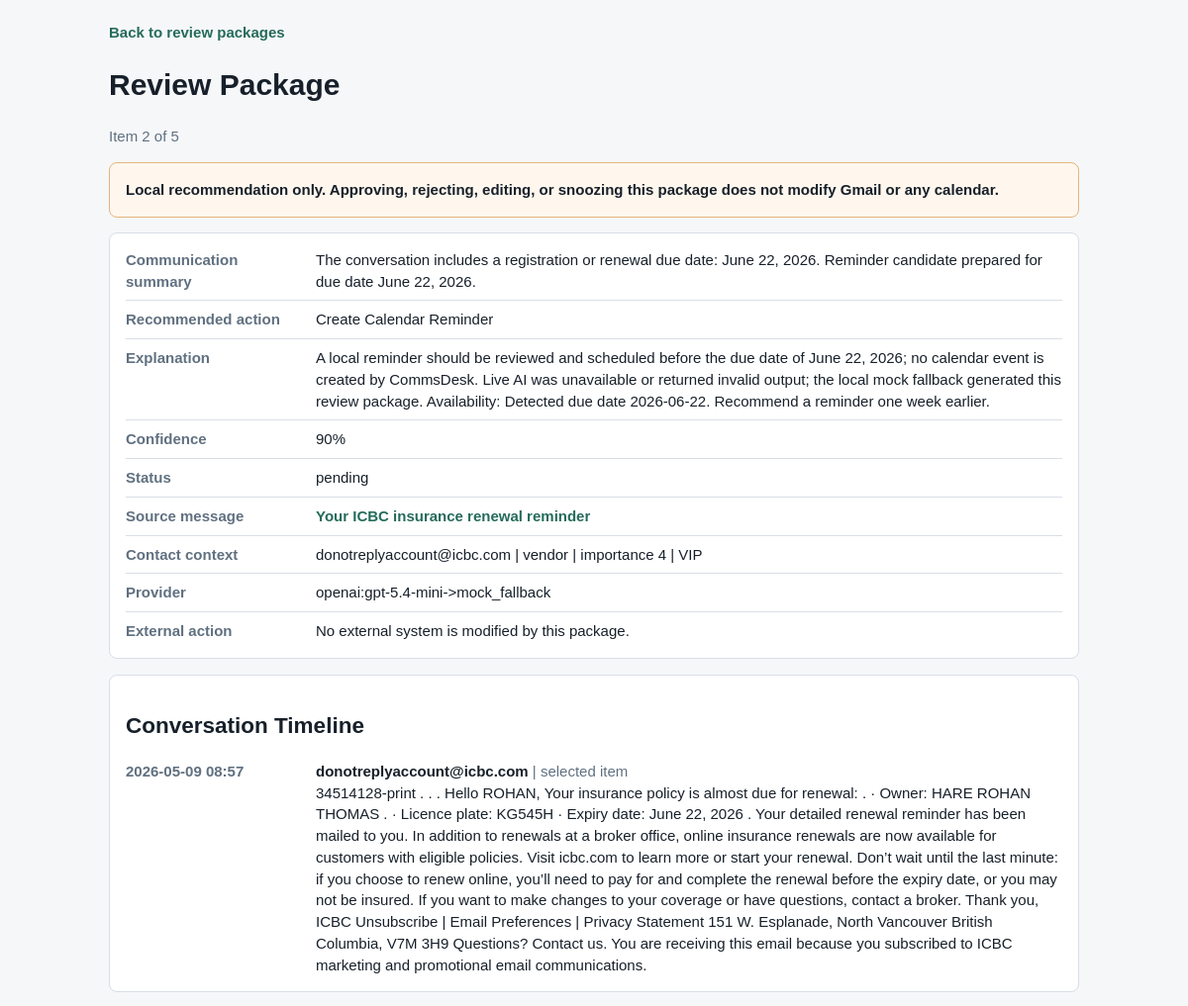
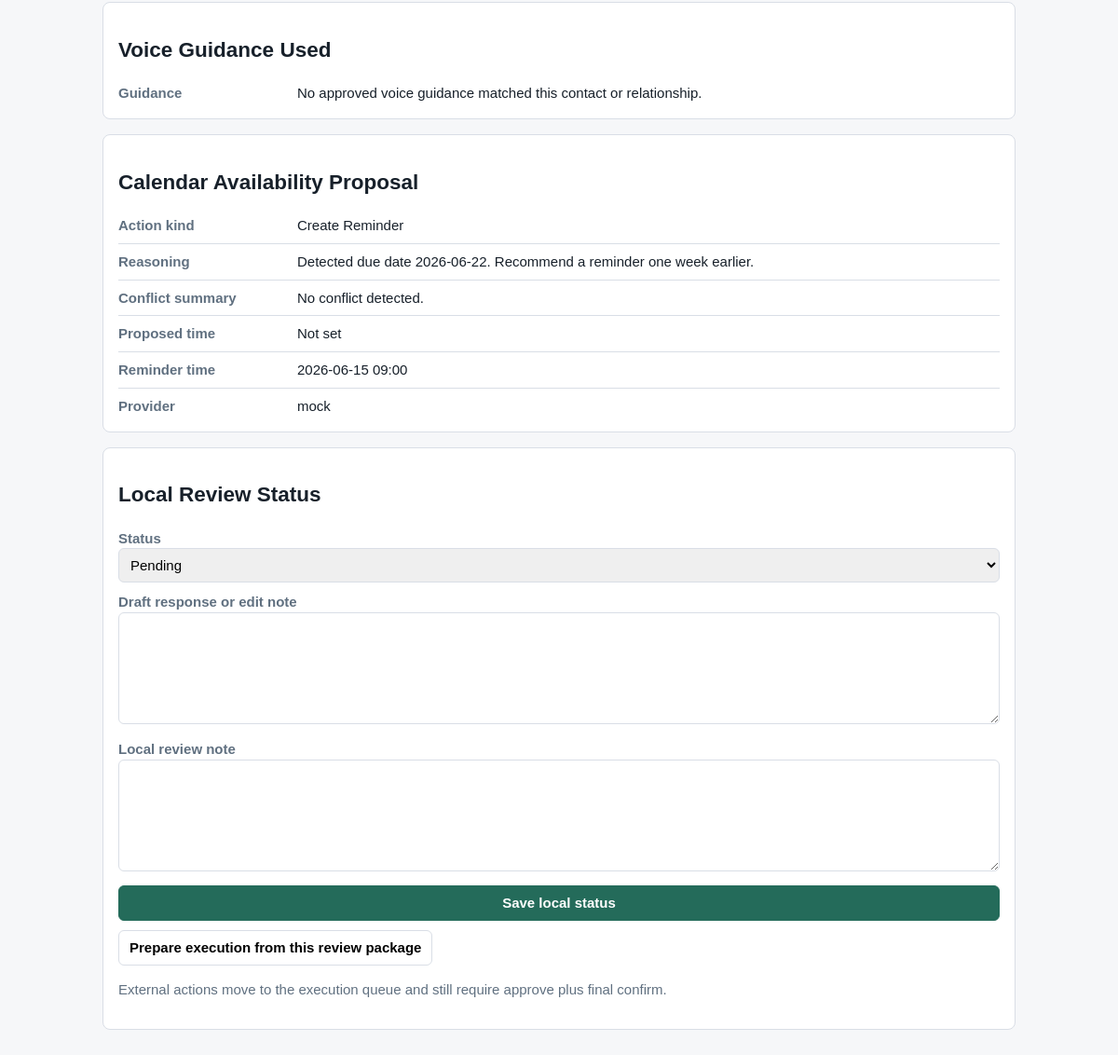
The page /review-packages/3 on the database its author committed (2 pictures, top to bottom).
### app/models/entities.py (models this page shows)
class ConversationSummary(Base):
    __tablename__ = "conversation_summaries"
    __table_args__ = (UniqueConstraint("thread_id", name="uq_conversation_summaries_thread"),)
    id: Mapped[int] = mapped_column(primary_key=True)
    thread_id: Mapped[int] = mapped_column(ForeignKey("message_threads.id"), index=True)
    summary_text: Mapped[str] = mapped_column(Text)
    detected_due_date: Mapped[str | None] = mapped_column(String(100))
    provider_name: Mapped[str] = mapped_column(String(100), default="mock")
    created_at: Mapped[datetime] = mapped_column(DateTime(timezone=True), default=utcnow)
    updated_at: Mapped[datetime] = mapped_column(
        DateTime(timezone=True), default=utcnow, onupdate=utcnow
    )
    thread: Mapped[MessageThread] = relationship()

class ProposedActionReviewPackage(Base):
    __tablename__ = "proposed_action_review_packages"
    __table_args__ = (
        UniqueConstraint("message_id", name="uq_review_packages_message"),
        Index("ix_review_packages_thread_created", "thread_id", "created_at"),
    )
    id: Mapped[int] = mapped_column(primary_key=True)
    thread_id: Mapped[int] = mapped_column(ForeignKey("message_threads.id"), index=True)
    message_id: Mapped[int] = mapped_column(ForeignKey("messages.id"), index=True)
    conversation_summary_id: Mapped[int | None] = mapped_column(
        ForeignKey("conversation_summaries.id")
    )
    action_type: Mapped[ProposedActionType] = mapped_column(Enum(ProposedActionType))
    explanation: Mapped[str] = mapped_column(Text)
    confidence: Mapped[Decimal] = mapped_column(Numeric(5, 4), default=Decimal("0.0"))
    draft_response: Mapped[str | None] = mapped_column(Text)
    status: Mapped[ReviewPackageStatus] = mapped_column(
        Enum(ReviewPackageStatus), default=ReviewPackageStatus.PENDING
    )
    user_note: Mapped[str | None] = mapped_column(Text)
    snoozed_until: Mapped[datetime | None] = mapped_column(DateTime(timezone=True))
    provider_name: Mapped[str] = mapped_column(String(100), default="mock")
    is_external_action: Mapped[bool] = mapped_column(Boolean, default=False)
    created_at: Mapped[datetime] = mapped_column(DateTime(timezone=True), default=utcnow)
    updated_at: Mapped[datetime] = mapped_column(
        DateTime(timezone=True), default=utcnow, onupdate=utcnow
    )
    thread: Mapped[MessageThread] = relationship()
    message: Mapped[Message] = relationship()
    conversation_summary: Mapped[ConversationSummary | None] = relationship()
    calendar_proposals: Mapped[list[CalendarActionProposal]] = relationship(
        back_populates="review_package", cascade="all, delete-orphan"
    )

class Message(Base):
    __tablename__ = "messages"
    __table_args__ = (
        UniqueConstraint("source_type", "source_message_id", name="uq_message_source"),
    )
    id: Mapped[int] = mapped_column(primary_key=True)
    thread_id: Mapped[int] = mapped_column(ForeignKey("message_threads.id"), index=True)
    source_type: Mapped[str] = mapped_column(String(50))
    source_message_id: Mapped[str] = mapped_column(String(255))
    sender_display_name: Mapped[str | None] = mapped_column(String(255))
    sender_email: Mapped[str | None] = mapped_column(String(255), index=True)
    source_channel: Mapped[str | None] = mapped_column(String(50))
    source_confidence: Mapped[Decimal] = mapped_column(Numeric(4, 3), default=Decimal("1.000"))
    recipient_emails: Mapped[str | None] = mapped_column(Text)
    cc_emails: Mapped[str | None] = mapped_column(Text)
    received_at: Mapped[datetime] = mapped_column(DateTime(timezone=True), default=utcnow)
    subject: Mapped[str | None] = mapped_column(String(500))
    snippet: Mapped[str | None] = mapped_column(Text)
    body_text: Mapped[str | None] = mapped_column(Text)
    body_stored_mode: Mapped[BodyStoredMode] = mapped_column(
        Enum(BodyStoredMode), default=BodyStoredMode.SNIPPET_ONLY
    )
    is_unread: Mapped[bool] = mapped_column(Boolean, default=True)
    has_attachments: Mapped[bool] = mapped_column(Boolean, default=False)
    created_at: Mapped[datetime] = mapped_column(DateTime(timezone=True), default=utcnow)
    thread: Mapped[MessageThread] = relationship()

class Contact(Base):
    __tablename__ = "contacts"
    id: Mapped[int] = mapped_column(primary_key=True)
    display_name: Mapped[str | None] = mapped_column(String(255))
    primary_email: Mapped[str | None] = mapped_column(String(255), unique=True)
    primary_phone: Mapped[str | None] = mapped_column(String(50))
    relationship_type: Mapped[str | None] = mapped_column(String(50))
    importance_tier: Mapped[int] = mapped_column(Integer, default=1)
    is_vip: Mapped[bool] = mapped_column(Boolean, default=False)
    is_noise: Mapped[bool] = mapped_column(Boolean, default=False)
    preferred_channel: Mapped[str | None] = mapped_column(String(50))
    notes: Mapped[str | None] = mapped_column(Text)
    created_at: Mapped[datetime] = mapped_column(DateTime(timezone=True), default=utcnow)
    updated_at: Mapped[datetime] = mapped_column(
        DateTime(timezone=True), default=utcnow, onupdate=utcnow
    )
    aliases: Mapped[list[ContactAlias]] = relationship(
        back_populates="contact", cascade="all, delete-orphan"
    )

class CalendarActionProposal(Base):
    __tablename__ = "calendar_action_proposals"
    __table_args__ = (
        Index("ix_calendar_action_proposals_package", "review_package_id", "updated_at"),
    )
    id: Mapped[int] = mapped_column(primary_key=True)
    review_package_id: Mapped[int] = mapped_column(
        ForeignKey("proposed_action_review_packages.id"), index=True
    )
    action_kind: Mapped[str] = mapped_column(String(100))
    proposed_start_at: Mapped[datetime | None] = mapped_column(DateTime(timezone=True))
    proposed_end_at: Mapped[datetime | None] = mapped_column(DateTime(timezone=True))
    reminder_at: Mapped[datetime | None] = mapped_column(DateTime(timezone=True))
    availability_reasoning: Mapped[str | None] = mapped_column(Text)
    conflict_summary: Mapped[str | None] = mapped_column(Text)
    available_windows: Mapped[str | None] = mapped_column(Text)
    provider_name: Mapped[str] = mapped_column(String(100), default="mock")
    created_at: Mapped[datetime] = mapped_column(DateTime(timezone=True), default=utcnow)
    updated_at: Mapped[datetime] = mapped_column(
        DateTime(timezone=True), default=utcnow, onupdate=utcnow
    )
    review_package: Mapped[ProposedActionReviewPackage] = relationship(
        back_populates="calendar_proposals"
    )

### app/web/routes.py (the view)
@web_router.get("/review-packages/{package_id}")
def review_package_detail(package_id: int, request: Request, db: Session = Depends(get_db)):
    package = db.get(ProposedActionReviewPackage, package_id)
    package_position = None
    package_total = 0
    timeline = []
    contact = None
    active_guidance = []
    if package:
        package_total = db.query(func.count(ProposedActionReviewPackage.id)).scalar() or 0
        package_position = (
            db.query(func.count(ProposedActionReviewPackage.id))
            .filter(
                (ProposedActionReviewPackage.updated_at > package.updated_at)
                | (
                    (ProposedActionReviewPackage.updated_at == package.updated_at)
                    & (ProposedActionReviewPackage.id > package.id)
                )
            )
            .scalar()
            or 0
        ) + 1
        timeline = conversation_timeline(db, package.thread_id, package.message_id)
        if package.message:
            if package.message.thread and package.message.thread.contact_id:
                contact = db.get(Contact, package.message.thread.contact_id)
            elif package.message.sender_email:
                contact = find_contact_by_sender_email(db, package.message.sender_email)
        if contact:
            active_guidance = (
                db.query(VoiceGuidance)
                .filter(
                    VoiceGuidance.is_active.is_(True),
                    (VoiceGuidance.contact_id == contact.id)
                    | (VoiceGuidance.relationship_type == contact.relationship_type),
                )
                .order_by(VoiceGuidance.contact_id.desc(), VoiceGuidance.updated_at.desc())
                .limit(5)
                .all()
            )
    return templates.TemplateResponse(
        request,
        "review_package_detail.html",
        {
            "package": package,
            "status_options": list(ReviewPackageStatus),
            "package_position": package_position,
            "package_total": package_total,
            "timeline": timeline,
            "contact": contact,
            "active_guidance": active_guidance,
        },
        status_code=200 if package else 404,
    )

### app/web/templates/review_package_detail.html (shortened to what this page needs)
<!DOCTYPE html>
<html>
  <head>
  </head>
  <body>
    <main class="wrap">
      <a href="/review-packages">Back to review packages</a>
      {% if package %}
      <h1>Review Package</h1>
      {% if package_position and package_total %}
      <p class="muted">Item {{ package_position }} of {{ package_total }}</p>
      {% endif %}
      <p class="notice">Local recommendation only. Approving, rejecting, editing, or snoozing this package does not modify Gmail or any calendar.</p>
      <section class="panel">
        <div class="facts">
          <div>
            <span class="label">Communication summary</span>
            <span>{{ package.conversation_summary.summary_text if package.conversation_summary else "No summary stored." }}</span>
          </div>
          <div>
            <span class="label">Recommended action</span>
            <span>{{ package.action_type.value.replace("_", " ").title() }}</span>
          </div>
          <div>
            <span class="label">Explanation</span>
            <span>{{ package.explanation }}</span>
          </div>
          <div>
            <span class="label">Confidence</span>
            <span>{{ "%.0f"|format((package.confidence or 0) * 100) }}%</span>
          </div>
          <div>
            <span class="label">Status</span>
            <span>{{ package.status.value if package.status.value is defined else package.status }}</span>
          </div>
          <div>
            <span class="label">Source message</span>
            <span>
              {% if package.message %}
              <a href="/messages/{{ package.message.id }}">{{ package.message.subject or "(No subject)" }}</a>
              {% else %}
              Unknown
              {% endif %}
            </span>
          </div>
          <div>
            <span class="label">Contact context</span>
            <span>
              {% if contact %}
              {{ contact.display_name or contact.primary_email or "Known contact" }}
              | {{ contact.relationship_type }}
              | importance {{ contact.importance_tier }}
              {% if contact.is_vip %} | VIP{% endif %}
              {% else %}
              No matched contact profile.
              {% endif %}
            </span>
          </div>
          <div>
            <span class="label">Provider</span>
            <span>{{ package.provider_name }}</span>
          </div>
          <div>
            <span class="label">External action</span>
            <span>No external system is modified by this package.</span>
          </div>
        </div>
      </section>
      <section class="panel">
        <h2>Conversation Timeline</h2>
        <div class="facts">
          {% for row in timeline %}
          <div>
            <span class="label">
              {% if row.message.received_at %}{{ row.message.received_at.strftime("%Y-%m-%d %H:%M") }}{% else %}Message{% endif %}
            </span>
            <span>
              <strong>{{ row.message.sender_display_name or row.message.sender_email or "Unknown sender" }}</strong>
              {% if row.is_selected %}<span class="muted"> | selected item</span>{% endif %}
              <br />
              {{ row.message.body_text or row.message.snippet or "No local body/snippet stored." }}
            </span>
          </div>
          {% else %}
          <div>
            <span class="label">Timeline</span>
            <span>No conversation timeline is available. Fetch full Gmail conversation from the source message when appropriate.</span>
          </div>
          {% endfor %}
        </div>
      </section>
      <section class="panel">
        <h2>Voice Guidance Used</h2>
        <div class="facts">
          {% for guidance in active_guidance %}
          <div>
            <span class="label">{{ guidance.source }}</span>
            <span>
              {{ guidance.salutation_style or "default salutation" }}
              {% if guidance.preferred_name %} | {{ guidance.preferred_name }}{% endif %}
              {% if guidance.tone_notes %} | {{ guidance.tone_notes }}{% endif %}
            </span>
          </div>
          {% else %}
          <div>
            <span class="label">Guidance</span>
            <span>No approved voice guidance matched this contact or relationship.</span>
          </div>
          {% endfor %}
        </div>
      </section>
      {% if package.calendar_proposals %}
      {% set proposal = package.calendar_proposals[0] %}
      <section class="panel">
        <h2>Calendar Availability Proposal</h2>
        <div class="facts">
          <div>
            <span class="label">Action kind</span>
            <span>{{ proposal.action_kind.replace("_", " ").title() }}</span>
          </div>
          <div>
            <span class="label">Reasoning</span>
            <span>{{ proposal.availability_reasoning or "No availability reasoning recorded." }}</span>
          </div>
          <div>
            <span class="label">Conflict summary</span>
            <span>{{ proposal.conflict_summary or "No conflict detected." }}</span>
          </div>
          <div>
            <span class="label">Proposed time</span>
            <span>
              {% if proposal.proposed_start_at %}
              {{ proposal.proposed_start_at.strftime("%Y-%m-%d %H:%M") }}
              {% if proposal.proposed_end_at %} to {{ proposal.proposed_end_at.strftime("%Y-%m-%d %H:%M") }}{% endif %}
              {% else %}
              Not set
              {% endif %}
            </span>
          </div>
          <div>
            <span class="label">Reminder time</span>
            <span>
              {% if proposal.reminder_at %}
              {{ proposal.reminder_at.strftime("%Y-%m-%d %H:%M") }}
              {% else %}
              Not set
              {% endif %}
            </span>
          </div>
          <div>
            <span class="label">Provider</span>
            <span>{{ proposal.provider_name }}</span>
          </div>
        </div>
      </section>
      {% endif %}
      <section class="panel">
        <h2>Local Review Status</h2>
        <form method="post" action="/review-packages/{{ package.id }}/status" class="actions">
          <label>
            <span class="label">Status</span>
            <select name="status">
              {% for status in status_options %}
              <option value="{{ status.value }}" {% if status == package.status %}selected{% endif %}>{{ status.value.replace("_", " ").title() }}</option>
              {% endfor %}
            </select>
          </label>
          <label>
            <span class="label">Draft response or edit note</span>
            <textarea name="draft_response">{{ package.draft_response or "" }}</textarea>
          </label>
          <label>
            <span class="label">Local review note</span>
            <textarea name="user_note">{{ package.user_note or "" }}</textarea>
          </label>
          <button class="primary" type="submit">Save local status</button>
        </form>
        <form method="post" action="/review-packages/{{ package.id }}/prepare-execution" style="margin-top: 10px">
          <button type="submit">Prepare execution from this review package</button>
        </form>
        <p class="muted">External actions move to the execution queue and still require approve plus final confirm.</p>
      </section>
      {% else %}
      <div class="empty">Review package not found.</div>
      {% endif %}
    </main>
  </body>
</html>

### rows shown on the page
ConversationSummary: conversation_summary "The conversation includes a registration or renewal due date: June 22, 2026. Reminder candidate prepared for due date June 22, 2026."
ProposedActionReviewPackage: action_type.value.replace "Create Calendar Reminder", explanation "A local reminder should be reviewed and scheduled before the due date of June 22, 2026; no calendar event is created by CommsDesk. Live AI was unavailable or returned invalid output; the local mock fallback generated this review package. Availability: Detected due date 2026-06-22. Recommend a reminder one week earlier.", (package.confidenceor0)*100 "90", status "pending", provider_name "openai:gpt-5.4-mini->mock_fallback", status "Pending"
Message: message "Your ICBC insurance renewal reminder", message.received_at "2026-05-09 08:57", message "donotreplyaccount@icbc.com", message "34514128-print . . . Hello ROHAN, Your insurance policy is almost due for renewal: . · Owner: HARE ROHAN THOMAS . · Licence plate: KG545H · Expiry date: June 22, 2026 . Your detailed renewal reminder has been mailed to you. In addition to renewals at a broker office, online insurance renewals are now available for customers with eligible policies. Visit icbc.com to learn more or start your renewal. Don’t wait until the last minute: if you choose to renew online, you’ll need to pay for and complete the renewal before the expiry date, or you may not be insured. If you want to make changes to your coverage or have questions, contact a broker. Thank you, ICBC Unsubscribe | Email Preferences |…"
Contact: display_name "donotreplyaccount@icbc.com", relationship_type "vendor", importance_tier "4"
CalendarActionProposal: action_kind.replace "Create Reminder", availability_reasoning "Detected due date 2026-06-22. Recommend a reminder one week earlier.", conflict_summary "No conflict detected.", reminder_at "2026-06-15 09:00", provider_name "mock"

### other values the page prints
{{ package_position }} "2"
{{ package_total }} "5"
